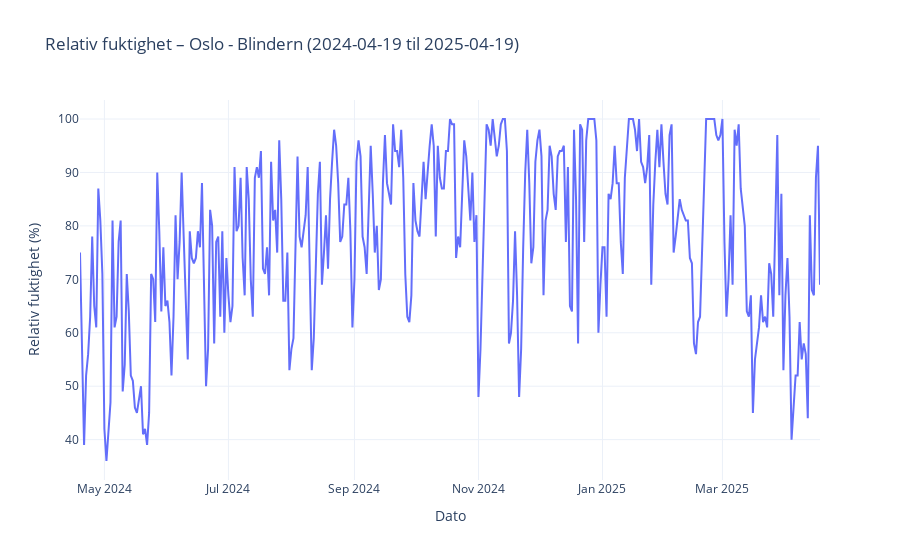

Notebook code for this chart:
### Code cell
element_id = "mean(relative_humidity P1D)"
element_name = "Relativ fuktighet"
unit = "%"

json_data = fetch_weather_data(client_id, station_id, start_date, end_date, [element_id])
df = parse_weather_data(json_data, element_id)
plot_weather_data(df, element_name, "Oslo - Blindern", start_date, end_date, unit)

### Figure 1 — Plotly figure (JSON) as saved in the notebook; plotly's stock layout.template omitted (floating-point values rounded to 4 significant figures; data arrays with more than 128 entries replaced by an {"elided": "..."} marker saying what was removed)
{"data": [{"hovertemplate": "Dato: %{x|%Y-%m-%d}<br>Verdi: %{y:.1f} {unit}", "legendgroup": "", "line": {"color": "#636efa", "dash": "solid"}, "marker": {"symbol": "circle"}, "mode": "lines", "name": "", "orientation": "v", "showlegend": false, "type": "scatter", "x": {"elided": "365 str values"}, "xaxis": "x", "y": {"elided": "365 int values"}, "yaxis": "y"}], "layout": {"hovermode": "x unified", "legend": {"tracegroupgap": 0}, "showlegend": false, "title": {"text": "Relativ fuktighet – Oslo - Blindern (2024-04-19 til 2025-04-19)"}, "xaxis": {"anchor": "y", "domain": [0, 1], "title": {"text": "Dato"}}, "yaxis": {"anchor": "x", "domain": [0, 1], "title": {"text": "Relativ fuktighet (%)"}}}}
